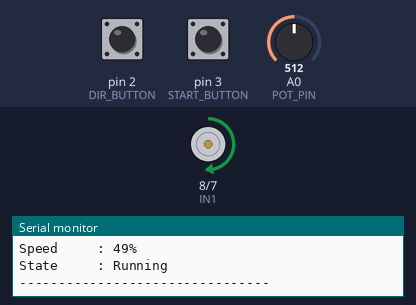
This sketch was run on a simulated Arduino Uno, built with avr-gcc and run on an emulated ATmega328P. Shown: motor-driver pin pairs drawn as motors (green arrow = first pin HIGH = forward, orange = second pin HIGH = backward, longer = more drive, scaled by the enable pin), the last lines printed to the serial monitor. The inputs (shaded band) are chosen by the test bench; at power-on: pin 2 (DIR_BUTTON) HIGH, pin 3 (START_BUTTON) HIGH, A0 (POT_PIN) = 512.

Above: at 1.2 s.
1.3 s: pin 2 (DIR_BUTTON) pulled LOW for 0.15 s
At 2.0 s:
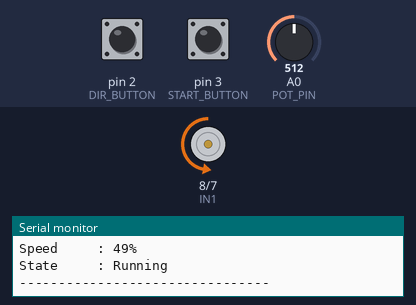
2.9 s: pin 3 (START_BUTTON) pulled LOW for 0.15 s
At 4.1 s:
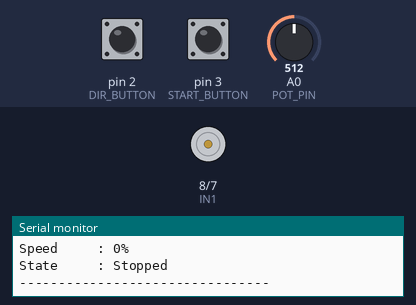
4.5 s: pin 3 (START_BUTTON) pulled LOW for 1 s
At 5.5 s:
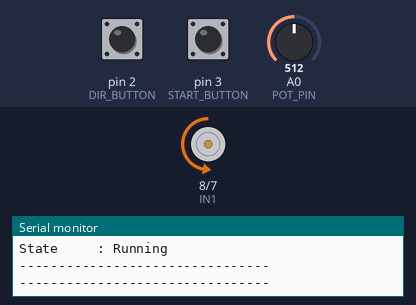
7.0 s: A0 (POT_PIN) set to 716
At 7.4 s:
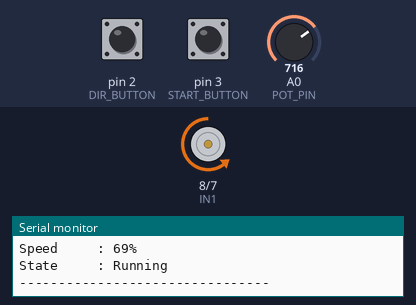
8.5 s: A0 (POT_PIN) set to 900
At 9.7 s:
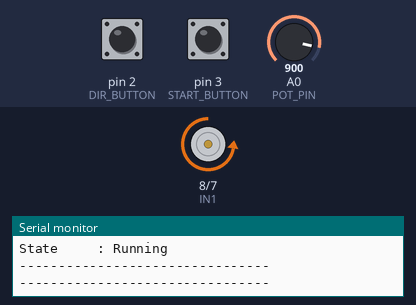
10.0 s: pin 2 (DIR_BUTTON) pulled LOW for 1 s
At 11.0 s:
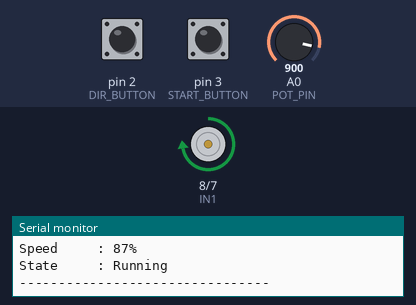
Timing chart, 0 to 13.0 s (numbered marks = the images above; inputs shaded):
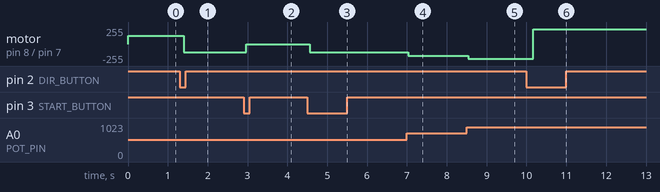

The sketch:

DC_motor_control.ino
```cpp
/*
  Project    : DC Motor Speed Control with L293D
  Question   : Q 26
  Name       : P Meet Kumar
  Roll No.   : IoT 009
  File       : DC_Motor_Speed_Control.ino

  Description:
  This project controls the speed and direction of a DC motor using
  an L293D motor driver. A potentiometer controls the motor speed,
  one push button changes the motor direction, and another button
  starts or stops the motor. The Serial Monitor displays the motor
  direction, speed percentage, and current state.
*/

#define ENA 9
#define IN1 8
#define IN2 7

#define POT_PIN A0

#define DIR_BUTTON 2
#define START_BUTTON 3

bool motorRunning = true;
bool motorForward = true;

bool lastDirButton = HIGH;
bool lastStartButton = HIGH;

unsigned long lastDirPress = 0;
unsigned long lastStartPress = 0;

const unsigned long debounceDelay = 200;

//------------------------------------------------------------

void updateMotor(int pwmValue)
{
  if (!motorRunning)
  {
    analogWrite(ENA, 0);
    digitalWrite(IN1, LOW);
    digitalWrite(IN2, LOW);
    return;
  }

  analogWrite(ENA, pwmValue);

  if (motorForward)
  {
    digitalWrite(IN1, HIGH);
    digitalWrite(IN2, LOW);
  }
  else
  {
    digitalWrite(IN1, LOW);
    digitalWrite(IN2, HIGH);
  }
}

//------------------------------------------------------------

void printStatus(int pwmValue)
{
  int speedPercent = map(pwmValue, 0, 255, 0, 100);

  Serial.println("--------------------------------");

  Serial.print("Direction : ");
  Serial.println(motorForward ? "Forward" : "Reverse");

  Serial.print("Speed     : ");

  if (motorRunning)
    Serial.print(speedPercent);
  else
    Serial.print(0);

  Serial.println("%");

  Serial.print("State     : ");
  Serial.println(motorRunning ? "Running" : "Stopped");

  Serial.println("--------------------------------");
  Serial.println();
}

//------------------------------------------------------------

void setup()
{
  Serial.begin(9600);

  pinMode(ENA, OUTPUT);

  pinMode(IN1, OUTPUT);
  pinMode(IN2, OUTPUT);

  pinMode(DIR_BUTTON, INPUT_PULLUP);
  pinMode(START_BUTTON, INPUT_PULLUP);

  updateMotor(0);

  Serial.println("DC Motor Speed Control Started");
  Serial.println();
}

//------------------------------------------------------------

void loop()
{
  // Read potentiometer
  int potValue = analogRead(POT_PIN);

  // Convert to PWM value
  int pwmValue = map(potValue, 0, 1023, 0, 255);

  // Read buttons
  bool dirButton = digitalRead(DIR_BUTTON);
  bool startButton = digitalRead(START_BUTTON);

  // Direction Button
  if (dirButton == LOW &&
      lastDirButton == HIGH &&
      millis() - lastDirPress > debounceDelay)
  {
    motorForward = !motorForward;
    lastDirPress = millis();
    printStatus(pwmValue);
  }

  // Start/Stop Button
  if (startButton == LOW &&
      lastStartButton == HIGH &&
      millis() - lastStartPress > debounceDelay)
  {
    motorRunning = !motorRunning;
    lastStartPress = millis();
    printStatus(pwmValue);
  }

  lastDirButton = dirButton;
  lastStartButton = startButton;

  // Update motor continuously
  updateMotor(pwmValue);

  // Display live values every 300 ms
  static unsigned long previousMillis = 0;

  if (millis() - previousMillis >= 300)
  {
    previousMillis = millis();
    printStatus(pwmValue);
  }
}
```

Measured:
- after the input at 1.3 s, motor on pin 8 (IN1) / pin 7 (IN2): forward 127/255 → backward 127/255 after 0.10 s
- after the input at 2.9 s, motor on pin 8 (IN1) / pin 7 (IN2): backward 127/255 → stopped after 0.07 s
- after the input at 4.5 s, motor on pin 8 (IN1) / pin 7 (IN2): stopped → backward 127/255 after 0.07 s
- after the input at 7.0 s, motor on pin 8 (IN1) / pin 7 (IN2): backward 127/255 → backward 178/255 at once
- after the input at 8.5 s, motor on pin 8 (IN1) / pin 7 (IN2): backward 178/255 → backward 224/255 at once
- after the input at 10.0 s, motor on pin 8 (IN1) / pin 7 (IN2): backward 224/255 → forward 224/255 after 0.17 s
